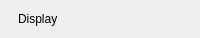
               <widget class="QFrame" name="setDisplay">
                <property name="minimumSize">
                 <size>
                  <width>0</width>
                  <height>38</height>
                 </size>
                </property>
                <property name="maximumSize">
                 <size>
                  <width>16777215</width>
                  <height>38</height>
                 </size>
                </property>
                <property name="role" stdset="0">
                 <string>statusRow</string>
                </property>
                <property name="bind_fixedHeight" stdset="0">
                 <string>rh</string>
                </property>
                <layout class="QHBoxLayout" name="setDisplayLayout" stretch="0,0,0,0,1">
                 <property name="spacing">
                  <number>0</number>
                 </property>
                 <property name="leftMargin">
                  <number>0</number>
                 </property>
                 <property name="topMargin">
                  <number>0</number>
                 </property>
                 <property name="rightMargin">
                  <number>0</number>
                 </property>
                 <property name="bottomMargin">
                  <number>0</number>
                 </property>
                 <item>
                  <widget class="QLabel" name="setDisplayDot">
                   <property name="minimumSize">
                    <size>
                     <width>6</width>
                     <height>6</height>
                    </size>
                   </property>
                   <property name="maximumSize">
                    <size>
                     <width>6</width>
                     <height>6</height>
                    </size>
                   </property>
                   <property name="role" stdset="0">
                    <string>dot</string>
                   </property>
                   <property name="tone" stdset="0">
                    <string>ok</string>
                   </property>
                  </widget>
                 </item>
                 <item>
                  <spacer name="gap_43">
                   <property name="orientation">
                    <enum>Qt::Orientation::Horizontal</enum>
                   </property>
                   <property name="sizeType">
                    <enum>QSizePolicy::Policy::Fixed</enum>
                   </property>
                   <property name="sizeHint" stdset="0">
                    <size>
                     <width>12</width>
                     <height>1</height>
                    </size>
                   </property>
                  </spacer>
                 </item>
                 <item>
                  <widget class="QLabel" name="setDisplayLabel">
                   <property name="text">
                    <string>Display</string>
                   </property>
                   <property name="minimumSize">
                    <size>
                     <width>102</width>
                     <height>0</height>
                    </size>
                   </property>
                   <property name="role" stdset="0">
                    <string>rowLabel</string>
                   </property>
                  </widget>
                 </item>
                 <item>
                  <spacer name="hSpacer_24">
                   <property name="orientation">
                    <enum>Qt::Orientation::Horizontal</enum>
                   </property>
                   <property name="sizeHint" stdset="0">
                    <size>
                     <width>10</width>
                     <height>20</height>
                    </size>
                   </property>
                  </spacer>
                 </item>
                 <item>
                  <widget class="QLabel" name="setDisplayValue">
                   <property name="alignment">
                    <set>Qt::AlignmentFlag::AlignRight|Qt::AlignmentFlag::AlignVCenter</set>
                   </property>
                   <property name="role" stdset="0">
                    <string>rowValue</string>
                   </property>
                   <property name="bind" stdset="0">
                    <string>Format.display(setup)</string>
                   </property>
                   <property name="elide" stdset="0">
                    <bool>true</bool>
                   </property>
                  </widget>
                 </item>
                </layout>
               </widget>
